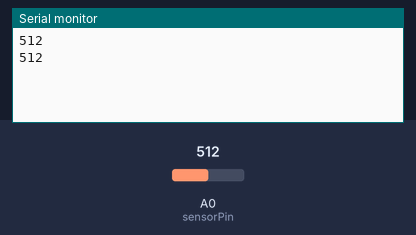
The sketch below on a simulated Arduino Uno, built with avr-gcc and run on an emulated ATmega328P. On the bench: the last lines printed to the serial monitor. The inputs (shaded band) are chosen by the test bench; at power-on: A0 (sensorPin) = 512.

Above: at 1.8 s.
1.9 s: A0 (sensorPin) set to 716
At 2.8 s:
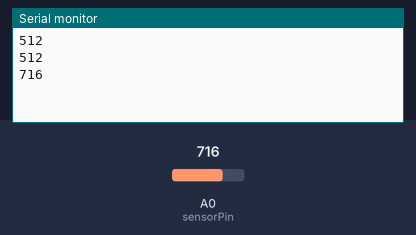
3.4 s: A0 (sensorPin) set to 900
At 4.8 s:
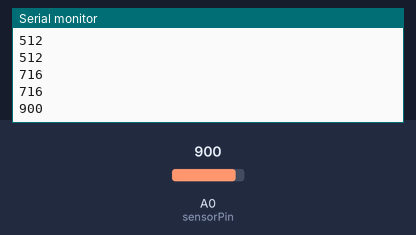
Timing chart, 0 to 6.4 s (numbered marks = the images above; inputs shaded):
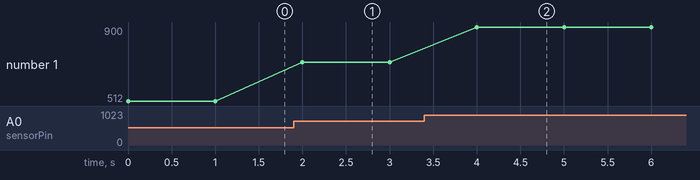

The sketch:

Sensor_luz.ino
```cpp
const int sensorPin = A0; // Define el pin analógico al que está conectado el sensor
int valorSensor; // Variable para almacenar el valor leído del sensor

void setup() {
  Serial.begin(9600); // Inicializa la comunicación serial
}

void loop() {
  valorSensor = analogRead(sensorPin); // Lee el valor del sensor
  Serial.println(valorSensor); // Envía el valor a la consola serial
  delay(1000); // Espera un segundo antes de leer nuevamente
}
```

Measured:
- after the input at 1.9 s, the serial monitor: prints a new line after 0.10 s (image 1)
- after the input at 3.4 s, the serial monitor: prints a new line after 0.60 s (image 2)
- plotted number 1: 512 → 716 after the input at 1.9 s, 716 → 900 after the input at 3.4 s
